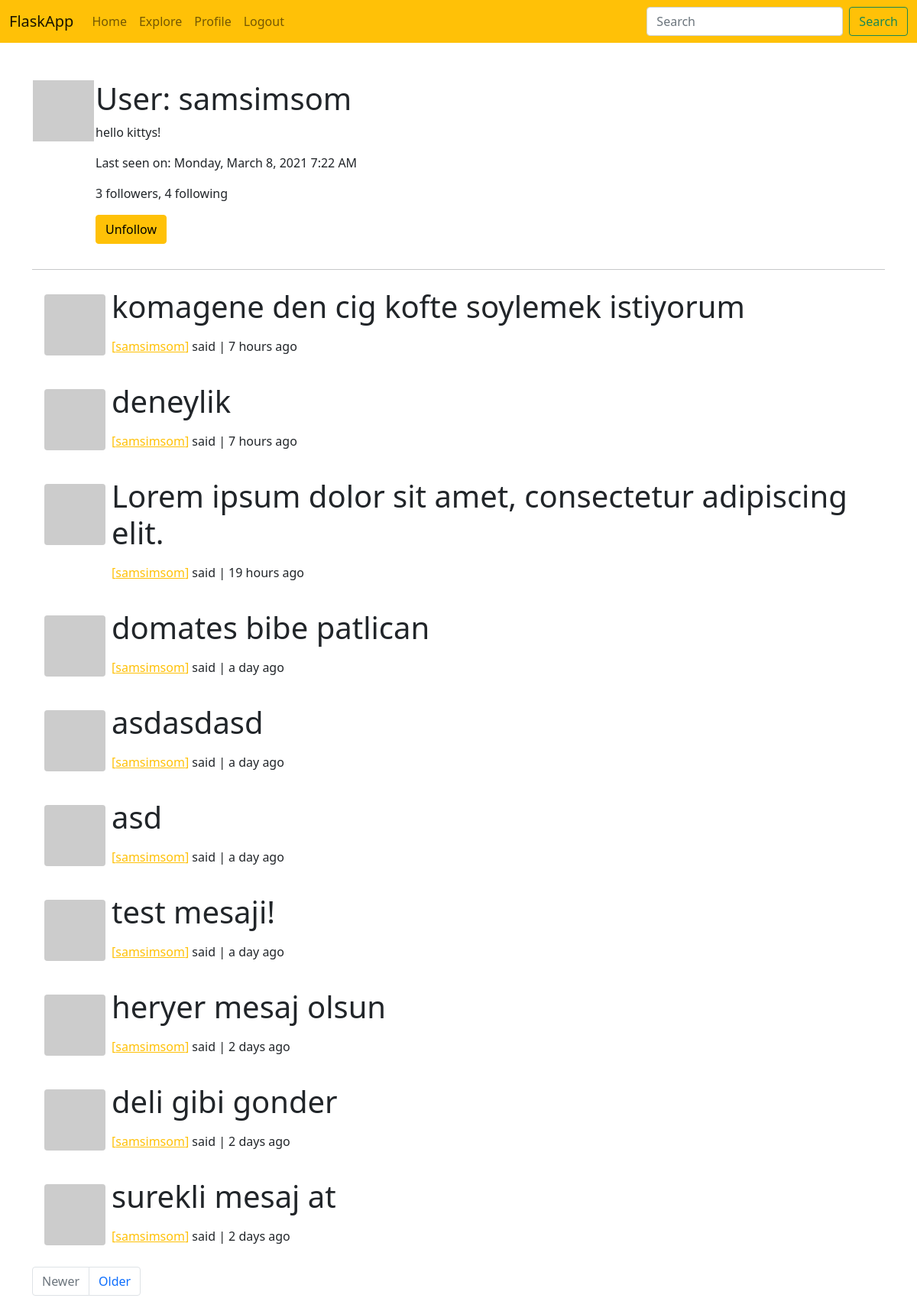
Page /user/samsimsom (signed in) on the earlier database version.
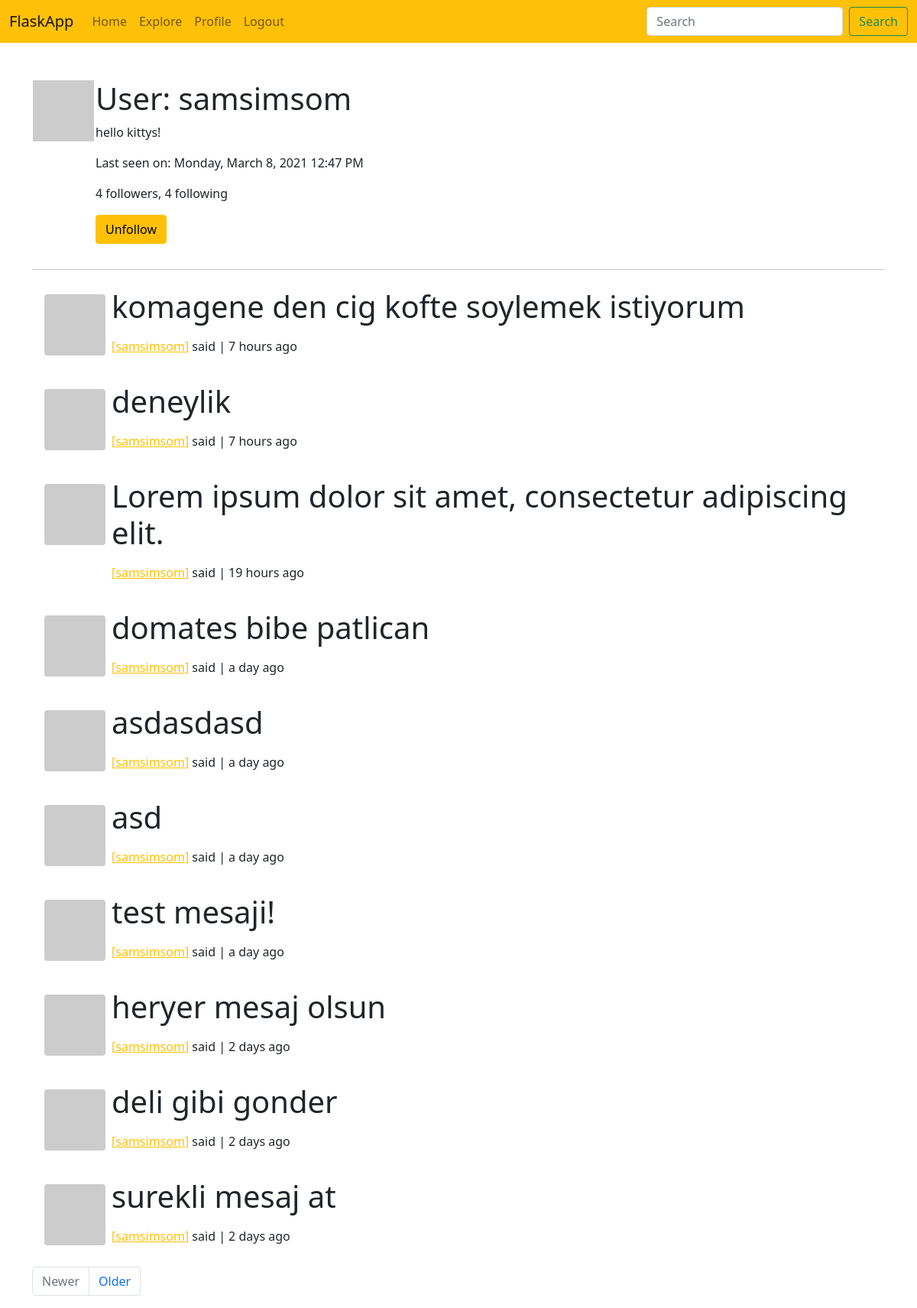
Same page on the later database version.
### app/models.py (models this page shows, shortened)
class User(UserMixin, db.Model):
    id = db.Column(db.Integer, primary_key=True)
    username = db.Column(db.String(64), index=True, unique=True)
    email = db.Column(db.String(120), index=True, unique=True)
    password_hash = db.Column(db.String(128))
    about_me = db.Column(db.String(140))
    last_seen = db.Column(db.DateTime, default=datetime.utcnow)
    posts = db.relationship('Post', backref='author', lazy='dynamic')
    followed = db.relationship('User',
                               secondary=followers,
                               primaryjoin=(followers.c.follower_id == id),
                               secondaryjoin=(followers.c.followed_id == id),
                               backref=db.backref('followers', lazy='dynamic'),
                               lazy='dynamic')
    def avatar(self, size):
        digest = md5(self.email.lower().encode('utf-8')).hexdigest()
        return f'https://www.gravatar.com/avatar/{digest}?d=identicon&s={size}'
    def is_following(self, user) -> bool:
        return self.followed.filter(
            followers.c.followed_id == user.id).count() > 0

### app/main/routes.py (the view)
@bp.route('/user/<username>')
@login_required
def user(username):
    user = User.query.filter_by(username=username).first_or_404()
    page = request.args.get('page', 1, type=int)
    posts = user.posts.order_by(Post.timestamp.desc()).paginate(
        page, current_app.config['POSTS_PER_PAGE'], False)
    next_url = url_for('main.user', username=user.username, page=posts.next_num) \
        if posts.has_next else None
    prev_url = url_for('main.user', username=user.username, page=posts.prev_num) \
        if posts.has_prev else None
    form = EmptyForm()
    return render_template('user.html',
                           user=user,
                           posts=posts.items,
                           title=user.username,
                           next_url=next_url,
                           prev_url=prev_url,
                           form=form)

### app/main/forms.py
class EmptyForm(FlaskForm):
    submit = SubmitField('Submit')

### app/main/routes.py (called while the page is built)
@bp.before_request
def before_request():
    if current_user.is_authenticated:
        current_user.last_seen = datetime.utcnow()
        db.session.commit()

### app/models.py (called while the page is built)
@login.user_loader
def load_user(id):
    return User.query.get(int(id))

### app/templates/user.html (shortened to what this page needs)
{% extends "base.html" %}
{% block app_content %}
<table>
    <tr valign="top">
        <td><img src="{{ user.avatar(128) }}"></td>
        <td>
            <h1>User: {{ user.username }}</h1>
            {% if user.about_me %}
                <p>{{ user.about_me }}</p>
            {% endif %}
            {% if user.last_seen %}
            <p>Last seen on: {{ moment(user.last_seen).format('LLLL') }}</p>
            {% endif %}
            <p>{{ user.followers.count() }} followers, {{ user.followed.count() }} following</p>
            {% if user == current_user %}
                <p><a href="{{ url_for('main.edit_profile') }}">Edit your profile</a></p>
            {% else %}
                <p>
                    <form action="{{ url_for('main.unfollow', username=user.username) }}" method="post">
                        {{ form.submit(value='Unfollow', class_='btn btn-warning') }}
                    </form>
                </p>
            {% endif %}
        </td>
    </tr>
</table>
<hr>
{% for post in posts %}
    {% include "_post.html" %}
{% endfor %}
{% include "_pagination.html" %}
{% endblock app_content %}

Differences in the rows shown:
changed User "samsimsom": last_seen "Monday, March 8, 2021 7:22 AM" → "Monday, March 8, 2021 12:47 PM"
Other differences:
{{ user.followers.count() }}: "3" → "4"
